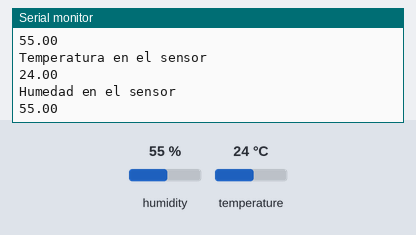
Bench run of a sketch on a simulated Arduino Uno, built with avr-gcc and run on an emulated ATmega328P. Shown: the last lines printed to the serial monitor. The test bench sets the inputs (shaded band); at power-on: humidity 55 %, temperature 24 °C.

Above: at 4.8 s.
4.9 s: humidity set to 22 %
At 7.5 s:
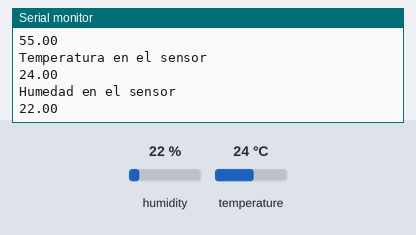
7.9 s: temperature set to 12 °C
At 8.9 s:
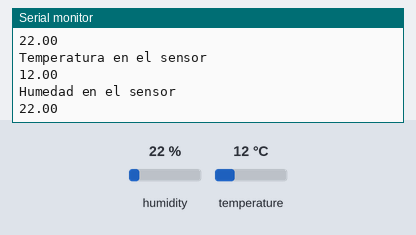
10.9 s: humidity set to 40 %
At 12.5 s:
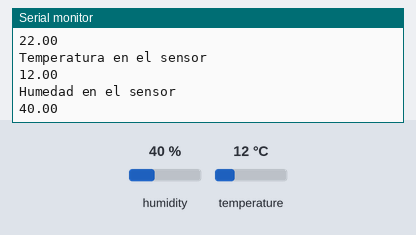
Timing chart, 0 to 14.0 s (numbered marks = the images above; inputs shaded):
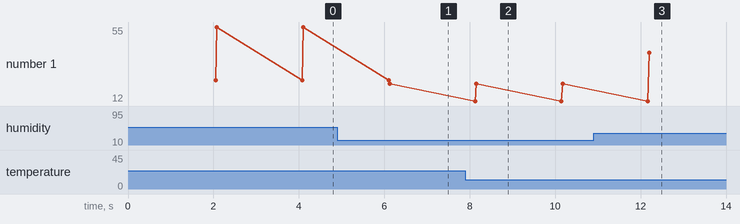

Measured:
- after the input at 4.9 s, the serial monitor: prints a new line after 1.2 s (image 1)
- after the input at 7.9 s, the serial monitor: prints a new line after 0.22 s (image 2)
- after the input at 10.9 s, the serial monitor: prints a new line after 1.3 s (image 3)
- plotted number 1: 55 → 22 after the input at 4.9 s, 22 → 40 after the input at 10.9 s

The sketch:

ReadDHT.ino
```cpp
#include "DHT.h"
#define DHTPIN 15
#define DHTTYPE DHT11

DHT dht(DHTPIN, DHTTYPE);

void setup()
{
Serial.begin(9600);
Serial.println(F("DHTxx test!"));
dht.begin();
}


void loop()
{
    delay(2000);
    float h = dht.readHumidity();
    float t = dht.readTemperature();

    if(isnan(h) || isnan(t)) {
      Serial.println(F("Failed to read from DHT sensor!"));
      return;
    }

    Serial.println("Temperatura en el sensor");
    Serial.println(t);
    Serial.println("Humedad en el sensor");
    Serial.println(h);

}
```
